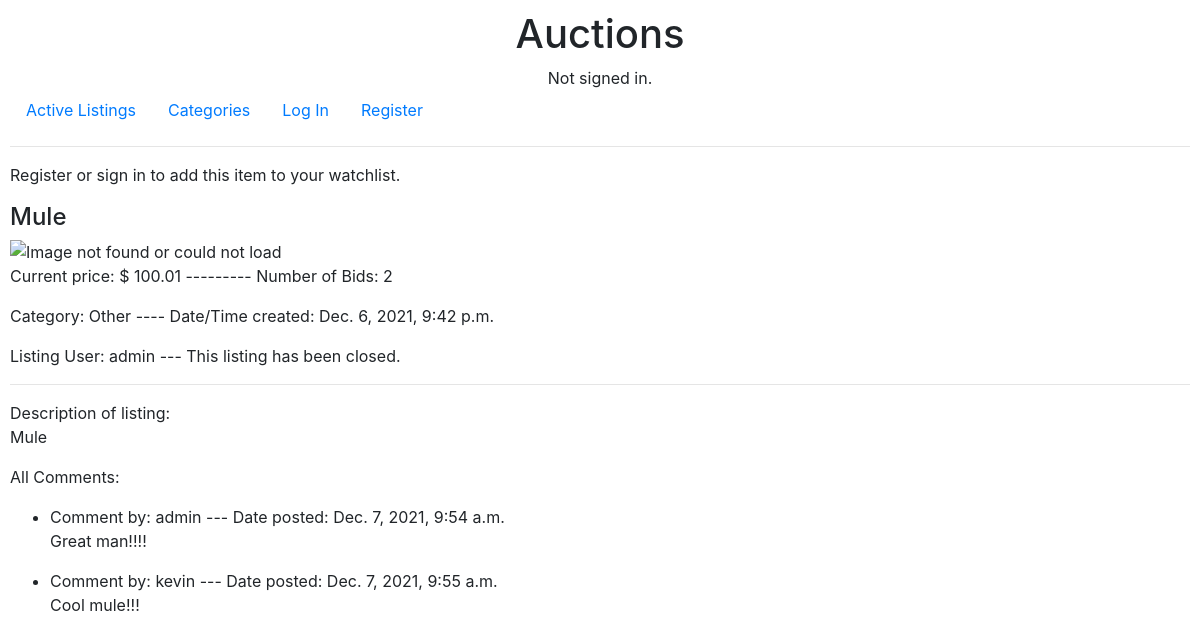
Page /listing/12 on the committed database.
### auctions/models.py (models this page shows)
class Listing(models.Model):
    title = models.CharField(max_length=MAX_LENGTH_CHAR_FIELD)
    description = models.TextField()
    image_url = models.TextField(blank = True)
    starting_price = models.DecimalField(decimal_places=2, max_digits = 25)
    created_datetime = models.DateTimeField( auto_now_add = True )
    closed_datetime = models.DateTimeField( null = True, blank = True )
    number_bids = models.PositiveIntegerField(default = 0 )
    CATEGORIES = {'fashion': 'Fashion'  ,
        'electronics': 'Electronics',
        'art': 'Art and Collectibles',
        'home': 'Home and Garden',
        'toys': 'Toys',
        'other':'Other' }
    CATEGORY_CHOICES = [
        ('fashion', 'Fashion'   ),
        ('electronics', 'Electronics'),
        ('art', 'Art and Collectibles'),
        ('home', 'Home and Garden'),
        ('toys','Toys'),
        ('other', 'Other'),
    ]
    category = models.CharField(max_length = 15, choices = CATEGORY_CHOICES, default = 'other')
    active = models.BooleanField(default = True)
    listing_user = models.ForeignKey(User, on_delete = models.CASCADE, related_name = 'listings')
    watching = models.ManyToManyField(User, blank = True, related_name = "watchlist")

class Bid(models.Model):
    amount = models.DecimalField(decimal_places=2, max_digits = 25)
    listing = models.ForeignKey(Listing, on_delete=models.CASCADE, related_name = "bids")
    created_datetime = models.DateTimeField( auto_now_add = True )
    user = models.ForeignKey(User, on_delete= models.CASCADE, related_name = "bids")
    highest_bid_for_listing = models.OneToOneField(Listing, null = True, blank = True, \
        related_name = 'highest_bid', on_delete = models.CASCADE)

class User(AbstractUser):
    pass

class Comment(models.Model):
    text = models.CharField(max_length=MAX_LENGTH_CHAR_FIELD)
    listing = models.ForeignKey(Listing, on_delete=models.CASCADE, related_name = 'comments')
    created_datetime = models.DateTimeField( auto_now_add = True )
    user = models.ForeignKey(User, on_delete= models.CASCADE, related_name = 'comments')

### auctions/views.py (the view, shortened to what this page needs)
# urls.py: path('listing/<int:listing_id>', views.listing, name = 'listing'),
def listing (request, listing_id):
    errorMessage = None
    listing = None
    category = None
    in_watchlist = False
    close_listing_form = None
    comments = None
    try:
        listing = Listing.objects.get(id = listing_id)
        category = Listing.CATEGORIES[listing.category]
        in_watchlist = listing.watching.filter(username = request.user.username ).exists()
        if listing.active and listing.listing_user == request.user:
            close_listing_form = CloseListingForm()
    except Listing.DoesNotExist:
        pass
    if not listing:
        errorMessage = "Invalid Listing"
    bid_form = NewBidForm()
    bid_message = None
    comment_form = NewCommentForm()
    if listing:
        comments_query = listing.comments.all()
        comments = []
        for comment in comments_query:
            comments.append(comment)
    return render(request, "auctions/listing.html", {
        'listing': listing,
        'message' : errorMessage,
        'category': category,
        'in_watchlist' : in_watchlist,
        "new_bid_form" : bid_form,
        'bid_message': bid_message,
        'close_listing_form': close_listing_form,
        'comments':comments,
        'comment_form': comment_form
    })

### auctions/templates/auctions/listing.html (shortened to what this page needs)
{% extends "auctions/layout.html" %}
{% block body %}
    {% if message %}
        <p> {{ message }}</p>
    {% else  %}
        <p>
            {% if user.is_authenticated %}
                {% if in_watchlist %}
                This item is in your watchlist.
                <a href = "{% url 'watchlist_remove' listing.id %}"> Remove this item from your watchlist. </a>
                {% else %}
                This item is not in your watchlist.
                <a href = "{% url 'watchlist_add' listing.id %}"> Add this item to your watchlist. </a>
                {% endif %}
            {% else %}
                Register or sign in to add this item to your watchlist.
            {% endif  %}
        </p>
        <h4>  {{listing.title}}</h4>
        <img class = "listing-image" src = "{{listing.image_url}}"  alt = "Image not found or could not load" >
        <p>   {% include 'auctions/listing_price.html' %}
            --------- Number of Bids: {{listing.number_bids}}  </p>
        <p> Category: {{category}} ---- Date/Time created: {{listing.created_datetime}} </p>
        <p> Listing User: {{listing.listing_user.username}} ---
        {% if listing.active %}
            This is an active listing.
            {% else %}
            This listing has been closed.
        {% endif %}
        </p>
        <hr>
        <p>
            Description of listing:
            <br> {{listing.description}}
        </p>
        <p>
            All Comments:
        </p>
        <ul>
            {% for comment in comments %}
            <li> Comment by: {{comment.user.username}} --- Date posted: {{comment.created_datetime}}
                <p>
                {{comment.text}}
                </p> </li>
            {% endfor %}
        </ul>
    {% endif  %}
{% endblock %}

### auctions/templates/auctions/layout.html (shortened to what this page needs)
{% load static %}
<!DOCTYPE html>
<html lang="en">
    <head>
        <link rel="stylesheet" href="https://stackpath.bootstrapcdn.com/bootstrap/4.4.1/css/bootstrap.min.css">
        <link href="{% static 'auctions/styles.css' %}" rel="stylesheet">
    </head>
    <body>
        <h1 style = "text-align: center;  ">Auctions</h1>
        <div style = "text-align:center;">
            {% if user.is_authenticated %}
                Signed in as <strong>{{ user.username }}</strong>.
            {% else %}
                Not signed in.
            {% endif %}
        </div>
        <ul class="nav">
            <li class="nav-item">
                <a class="nav-link" href="{% url 'index' %}">Active Listings</a>
            </li>
            <li class = "nav-item">
                <a class = "nav-link" href = "{% url 'categories'  %}"> Categories </a>
            </li>
            {% if user.is_authenticated %}
                <li class = "nav-item">
                    <a class = "nav-link" href = "{% url 'watchlist' %}"> Watchlist </a>
                </li>
                <li class = "nav-item">
                    <a class = "nav-link" href = "{% url 'create_listing' %}"> Create Listing  </a>
                </li>
                <li class="nav-item">
                    <a class="nav-link" href="{% url 'logout' %}">Log Out</a>
                </li>
            {% else %}
                <li class="nav-item">
                    <a class="nav-link" href="{% url 'login' %}">Log In</a>
                </li>
                <li class="nav-item">
                    <a class="nav-link" href="{% url 'register' %}">Register</a>
                </li>
            {% endif %}
        </ul>
        <hr>
        {% block body %}
        {% endblock %}
    </body>
</html>

### auctions/templates/auctions/listing_price.html
Current price: $
                {% if listing.highest_bid %}
                    {{listing.highest_bid.amount}}
                {% else %}
                    {{listing.starting_price}}
                {% endif  %}

### auctions/static/auctions/styles.css (style rules this page uses)
body { padding: 10px; }
.listing-image { width : 50%; display : block; height: auto; max-height: 500px; }
.listing-image , .listing-image> img { max-height: 300px; width: auto; height:auto; }

### rows in the picture
Listing: title "Mule", highest_bid.amount "100.01", number_bids "2", category "Other", created_datetime "Dec. 6, 2021, 9:42 p.m.", listing_user.username "admin", description "Mule"
Comment: user.username "admin", created_datetime "Dec. 7, 2021, 9:54 a.m.", text "Great man!!!!"
Comment: user.username "kevin", created_datetime "Dec. 7, 2021, 9:55 a.m.", text "Cool mule!!!"
